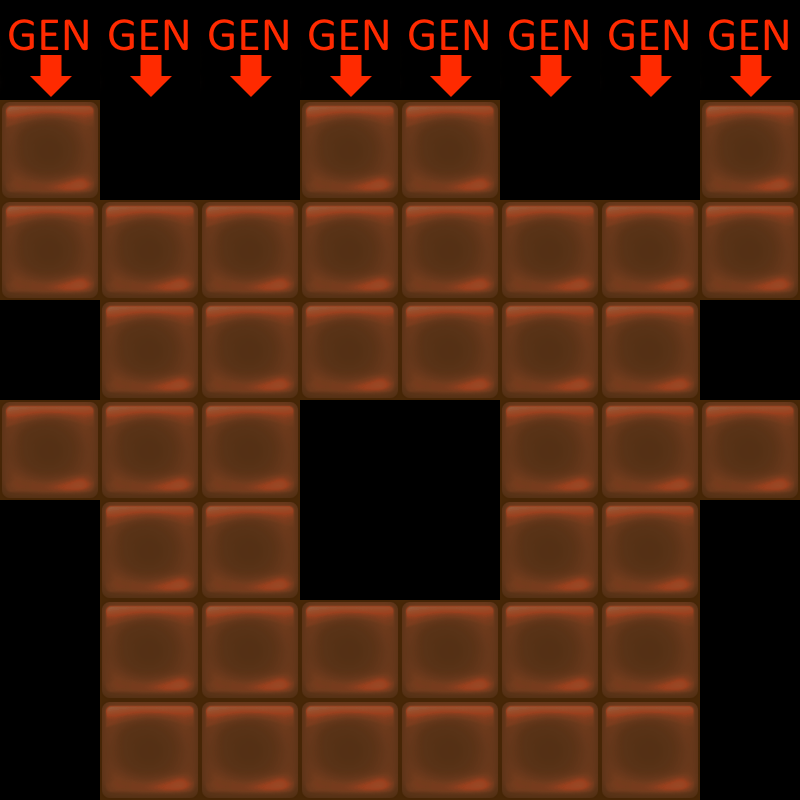

This game map was drawn from its Tiled (.tmx) file and the tilesets committed beside it. A one-line description and the full map source follow:
An orthogonal 8x8 tile map with 100x100 px tiles, 1 tile layer (bg).

<map version="1.10" tiledversion="1.11.2" orientation="orthogonal" renderorder="right-down" width="8" height="8" tilewidth="100" tileheight="100" infinite="0" nextlayerid="2" nextobjectid="1">
 <tileset firstgid="1" source="assets_candy.tsx" />
 <layer id="1" name="bg" width="8" height="8">
  <data encoding="csv">
37,37,37,37,37,37,37,37,
36,0,0,36,36,0,0,36,
36,36,36,36,36,36,36,36,
0,36,36,36,36,36,36,0,
36,36,36,0,0,36,36,36,
0,36,36,0,0,36,36,0,
0,36,36,36,36,36,36,0,
0,36,36,36,36,36,36,0
</data>
 </layer>
</map>
